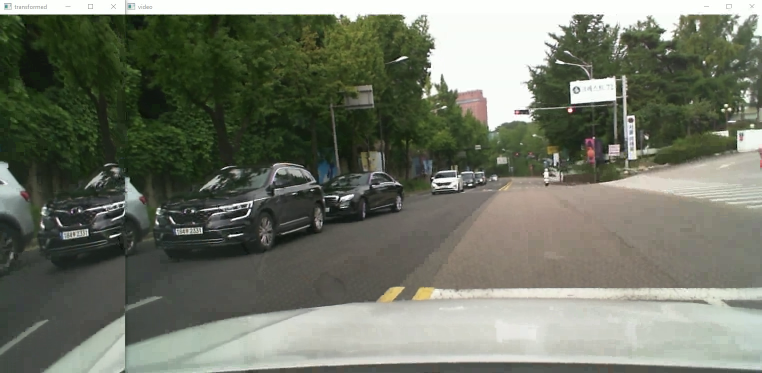
#> input picture frame 21 of img/video2.mkv, 1524 x 746 px, given in place of builtin_3.mp4, which was not available (shown at 1/2 size)
$ python fffinal_one_imshow.py 5
#> lines starting #> are read from the running program, lines starting #| are printed output that depends on the picture; pictures that were not available may be replaced by others from this repository, and a replacement may not be noted
import cv2
import numpy as np
import keyboard
import os
import sys

def perspective_transform(img, pts, x, title):

    pts1 = np.float32([pts[0], pts[1], pts[3], pts[2]])

    w1 = abs(pts[3][0] - pts[2][0])
    w2 = abs(pts[1][0] - pts[0][0])
    h1 = abs(pts[1][1] - pts[3][1])
    h2 = abs(pts[0][1] - pts[2][1])
    width = max([int(w1), int(w2)])
    height = max([int(h1), int(h2)])

    pts2 = np.float32([[0, 0], [width , 0], [width , height], [0, height]])

    mtrx = cv2.getPerspectiveTransform(pts1, pts2)

    result = cv2.warpPerspective(img, mtrx, (width, height))
    if x==0:
        cv2.imshow(title, result)
    elif x==1:
        return result

def getsize(capture1,capture2):
    re_D, img_D = capture2.read()
    re_B, img_B = capture1.read()
    img_D = cv2.resize(img_D, (1280,720))
    img_B = cv2.resize(img_B, (1280,720))
    cv2.imshow("image", img_D)
    for i in range (3):
        while True:
            perspective_transform(img_B, dir[0],0,"tl")
            perspective_transform(img_B, dir[2],0,"tr")
            if keyboard.is_pressed("d"):
                if i==0:
                    dir[i][0][1] = dir[i][0][1] + 10
                    dir[i][2][1] = dir[i][2][1] - 10
                elif i==2:
                    dir[i][1][1] = dir[i][1][1] - 10
                    dir[i][3][1] = dir[i][3][1] + 10
            elif keyboard.is_pressed("w"):
                for j in range (0,4):
                    dir[i][j][1]=dir[i][j][1] + 10
            elif keyboard.is_pressed("a"):
                if i==0:
                    dir[i][0][1] = dir[i][0][1] - 10
                    dir[i][2][1] = dir[i][2][1] + 10
                elif i==2:
                    dir[i][1][1] = dir[i][1][1] + 10
                    dir[i][3][1] = dir[i][3][1] - 10
            elif keyboard.is_pressed("x"):
                for j in range (0,4):
                    dir[i][j][1]=dir[i][j][1] - 10
            if cv2.waitKey() == ord('q'):
                break

    np.save('dir.npy', dir)
    cv2.destroyAllWindows()


val=int(sys.argv[1])

if os.path.isfile("./dir.npy")==True:
    dir=np.load('dir.npy')
else :
    right=[[1030,0],[1280,120],[1030,720],[1280,650]]
    left=[[0,120],[250,0],[0,620],[250,720]]
    nom=[[0,0],[0,0],[0,0],[0,0]]
    dir=[left,nom,right]

cap_builtin = cv2.VideoCapture("./builtin_3.mp4")
cap_driver = cv2.VideoCapture("./driver_3.mp4")

if val==0:
    flag = getsize(cap_builtin,cap_driver)

while cap_builtin.isOpened() and cap_driver.isOpened() :
    ret, frame = cap_builtin.read()
#> frame is the input picture: shape (746, 1524, 3); mean B, G, R 102.5, 116.7, 111.9
    ret1, frame1 = cap_driver.read()
    rows, cols = frame.shape[:2]
#> rows = 746; cols = 1524

    frame1=cv2.resize(frame1,(1280,720))
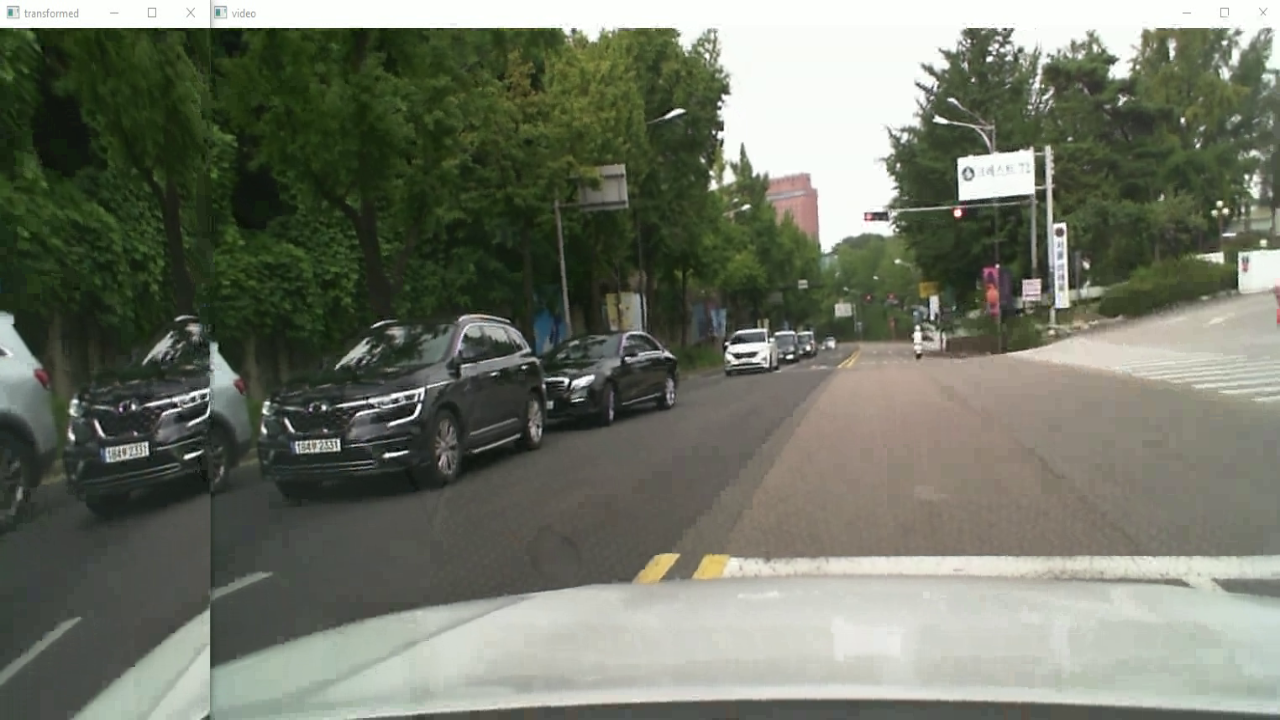
#> frame1: shape (720, 1280, 3); mean B, G, R 102.4, 116.6, 111.8
    frame=cv2.resize(frame,(1280,720))
    result_l = perspective_transform(frame, dir[0],1,"tl")
#> in perspective_transform, `result = cv2.warpPerspective(img, mtrx, (width, height))`:
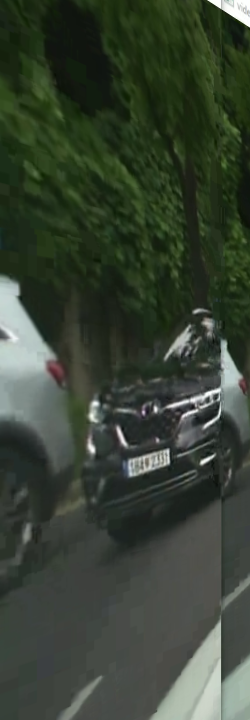
#> result: shape (720, 250, 3); mean B, G, R 52.1, 66.4, 56.3
    result_r = perspective_transform(frame, dir[2],1,"tr")
#> call 2 of perspective_transform, with x = 1, title = 'tr'
#> in perspective_transform (call 2), `result = cv2.warpPerspective(img, mtrx, (width, height))`:
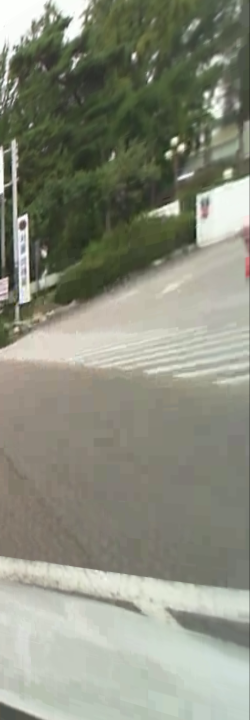
#> result: shape (720, 250, 3); mean B, G, R 125.6, 140.8, 138

    img_d=frame1[0:720,250:1030]
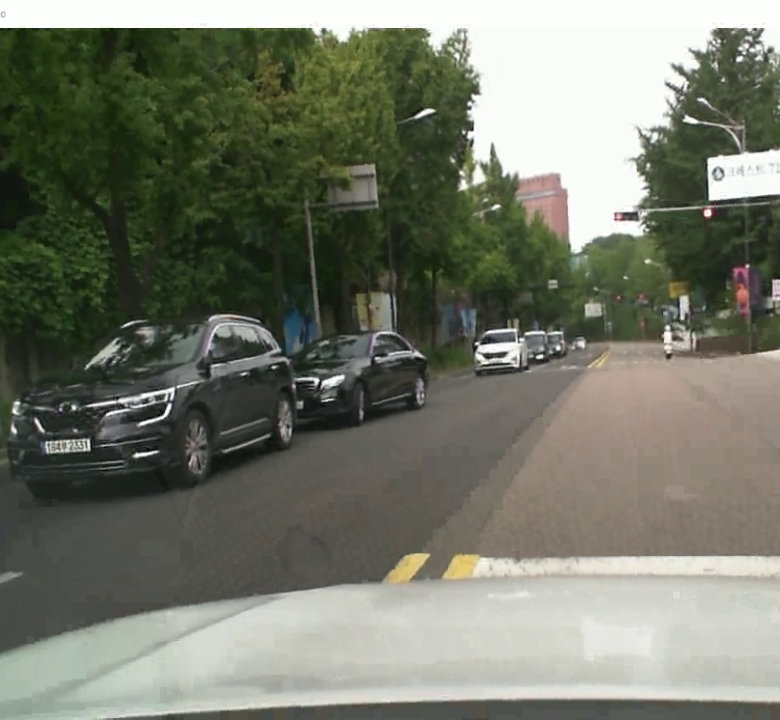
#> img_d: shape (720, 780, 3); mean B, G, R 106.3, 120.2, 116.6

    img_con=np.concatenate([result_l,img_d], axis=1)
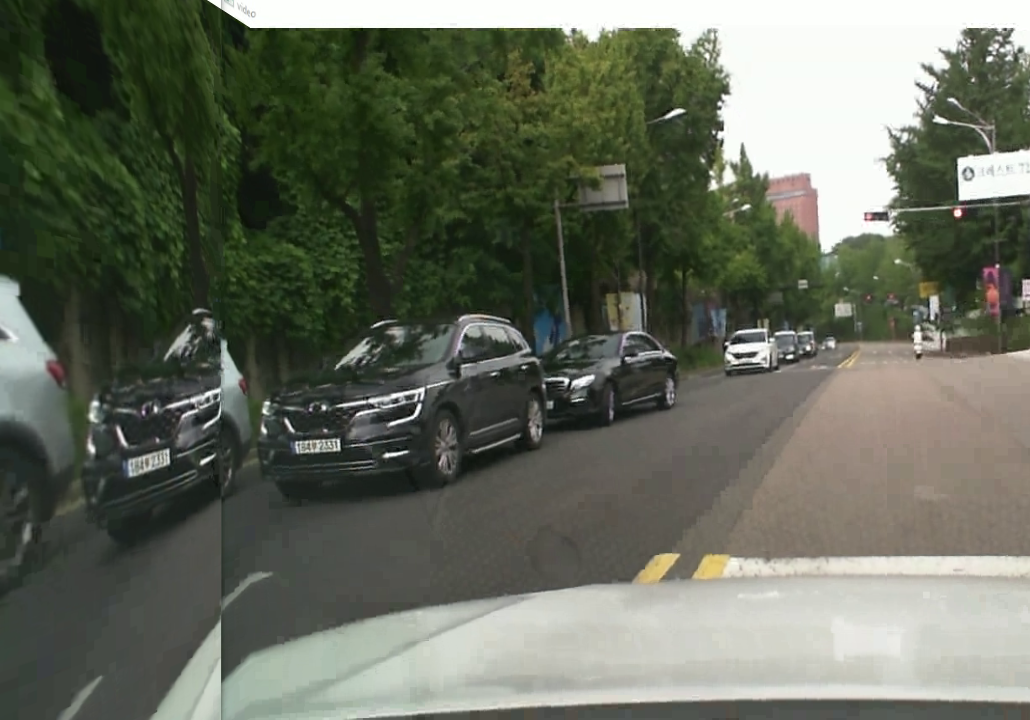
#> img_con: shape (720, 1030, 3); mean B, G, R 93.2, 107.1, 101.9
    img_con1=np.concatenate([img_con,result_r], axis=1)
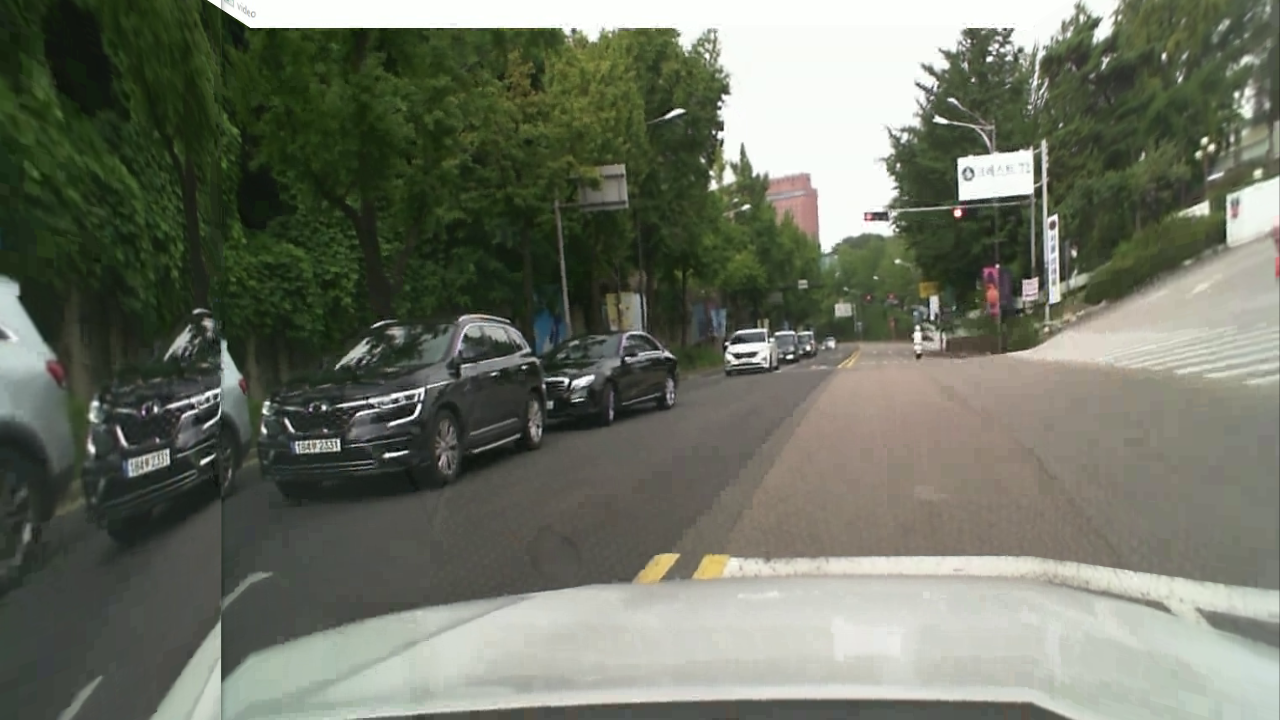
#> img_con1: shape (720, 1280, 3); mean B, G, R 99.5, 113.7, 109

    cv2.imshow("show",img_con1)
    if cv2.waitKey(1) & 0xFF == ord('q'):
#> (key q is pressed here)
        break

cap_builtin.release()
cap_driver.release()
cv2.destroyAllWindows()

$ run again, starting later in the video
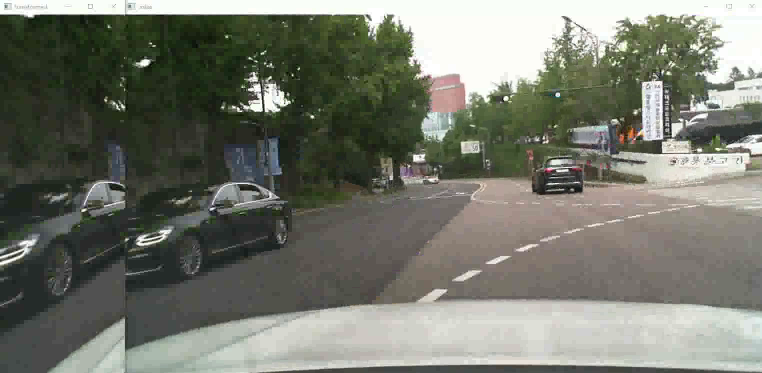
#> input picture frame 95 of img/video2.mkv, 1524 x 746 px, given in place of builtin_3.mp4, which was not available (shown at 1/2 size)
#> frame is the input picture: shape (746, 1524, 3); mean B, G, R 108.8, 119.8, 117.1
#> `img_con=np.concatenate([result_l,img_d], axis=1)`:
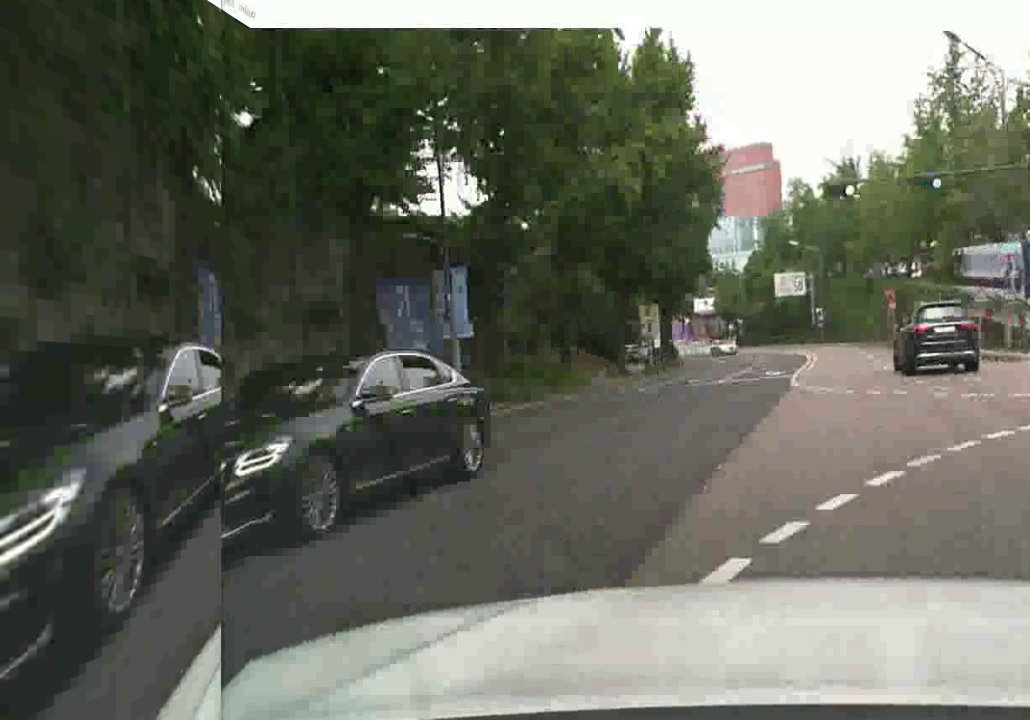
#> img_con: shape (720, 1030, 3); mean B, G, R 96.1, 107.2, 104
#> `img_con1=np.concatenate([img_con,result_r], axis=1)`:
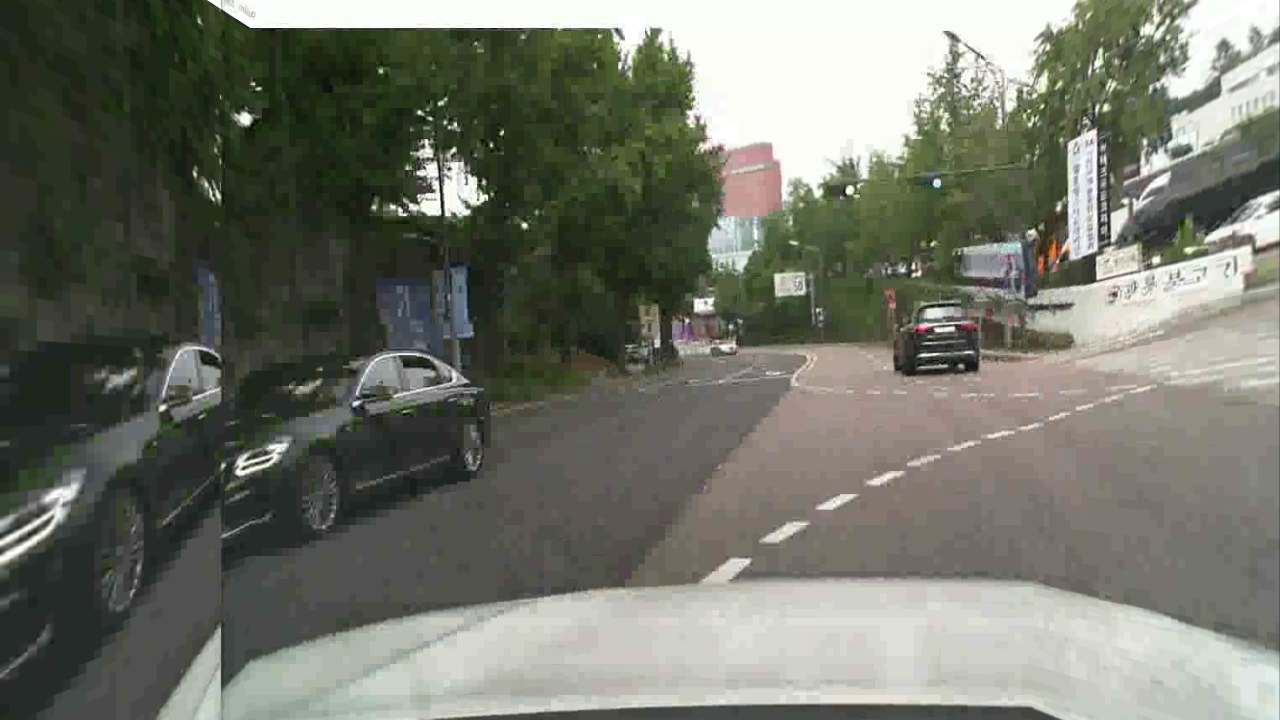
#> img_con1: shape (720, 1280, 3); mean B, G, R 105.4, 116.3, 113.8

$ run again, starting later in the video
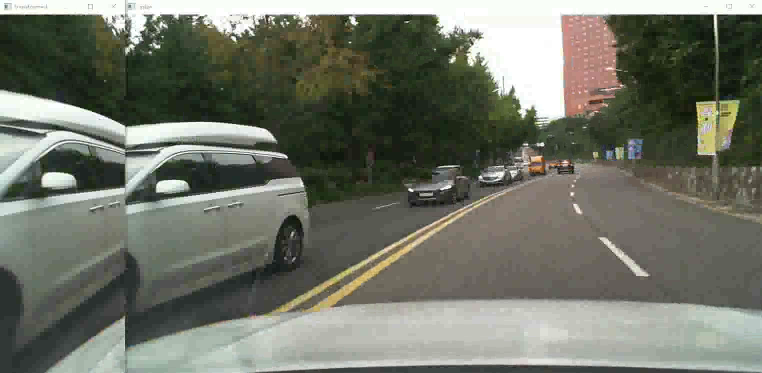
#> input picture frame 170 of img/video2.mkv, 1524 x 746 px, given in place of builtin_3.mp4, which was not available (shown at 1/2 size)
#> frame is the input picture: shape (746, 1524, 3); mean B, G, R 103.7, 115.8, 112.3
#> `img_con=np.concatenate([result_l,img_d], axis=1)`:
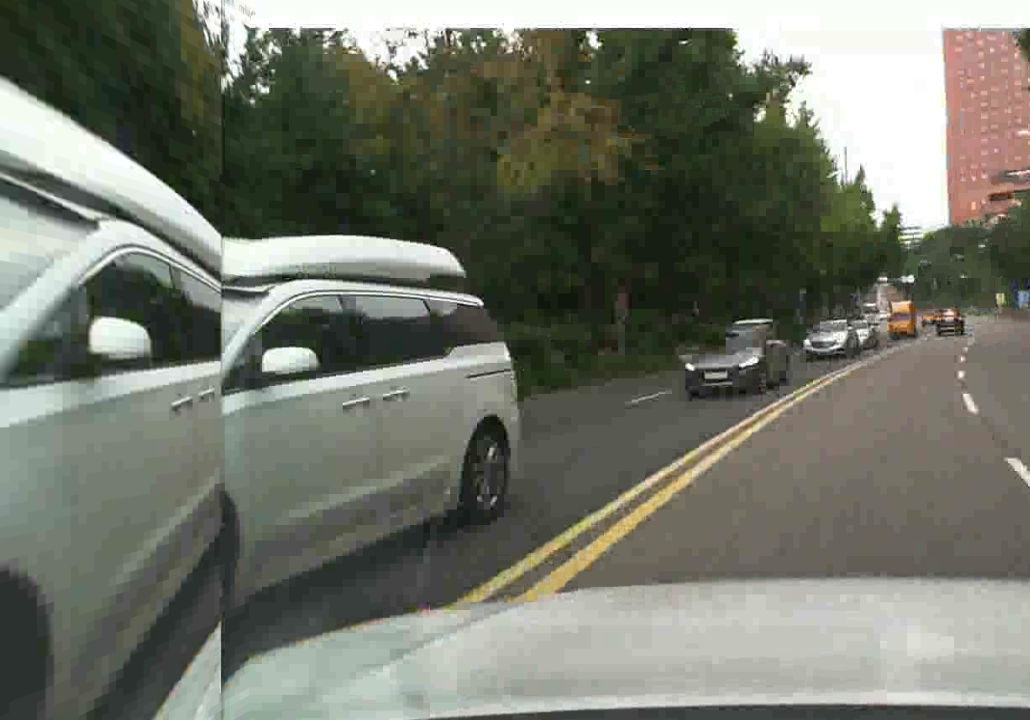
#> img_con: shape (720, 1030, 3); mean B, G, R 107, 118.5, 115
#> `img_con1=np.concatenate([img_con,result_r], axis=1)`:
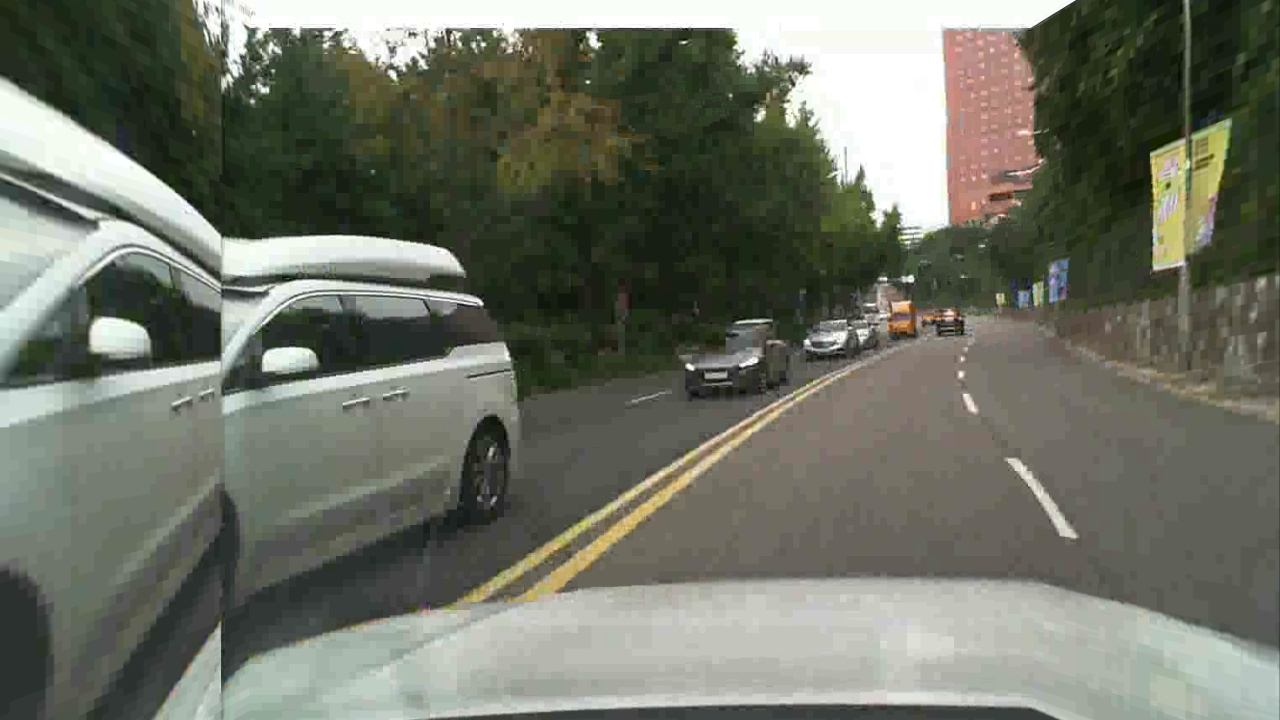
#> img_con1: shape (720, 1280, 3); mean B, G, R 102.5, 114.7, 111.2
